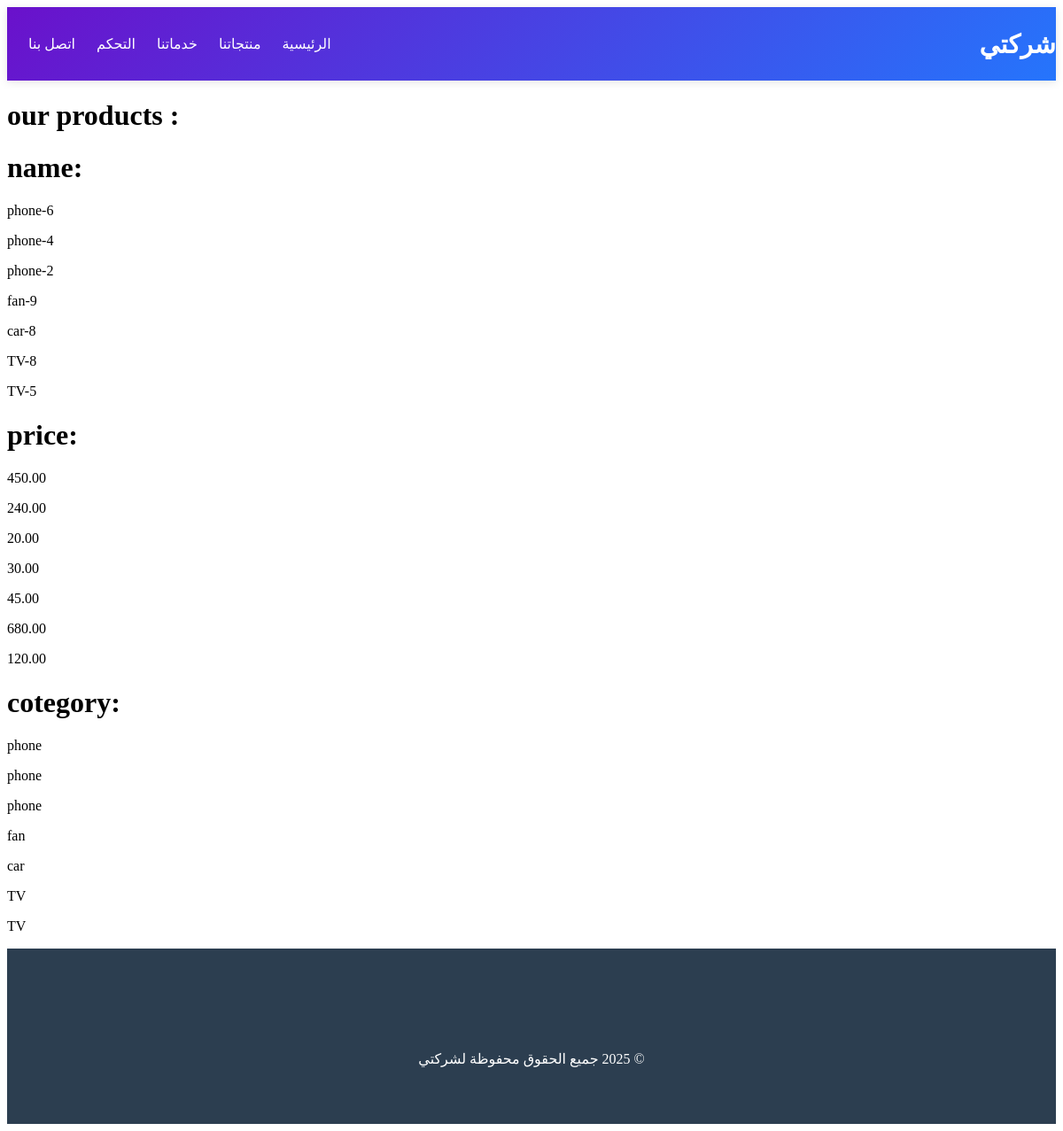
Screenshot of /products/ with the database file from the repository.
### products/models.py (models this page shows, shortened)
class Product (models.Model):
    id = models.AutoField(primary_key=True)
    name=models.CharField(max_length = 100,default = 'enter name')
    price=models.DecimalField(max_digits = 6,decimal_places=2,default = 0.0)
    image= models.ImageField(upload_to = 'photos/%y/%m/%d',default = 'photos/25/09/13/tour-list-4.png')
    content=models.TextField(null= True,blank=True)
    categories = [
        ('phone','phone'),
        ('pc','computer'),
        ('TV','TV'),
        ('car','car'),
        ('fan','fan'),
    ]
    cotegory=models.CharField(max_length = 100,verbose_name = 'category',choices = categories)
    active=models.BooleanField(default=True)
    product_time = models.OneToOneField(Time ,on_delete=models.CASCADE, null=True, blank=True)
    class Meta :
        verbose_name = 'product'
        ordering = ['-name']

### products/views.py (the view)
# urls.py: path('products/', include('products.urls')),
def products(request):
    return render(request,'products/products.html',{"pro" : Product.objects.all()})

### templates/products/products.html (shortened to what this page needs)
<!DOCTYPE html>
{% load static %}
<html lang="en" dir="rtl">
    <head>
    </head>
    <body>
        {%include 'parts/navbar.html'%}
        <div class="content" dir="ltr" >
            <h1 > our products :</h1>
            <div class="products" >
                <div class="name">
                    <h1>name:</h1>
                    {% for x in pro %}
                        <p> {{x.name}} </p>
                    {% endfor %}
                </div>
                <div class="price" >
                    <h1>price:</h1>
                    {% for x in pro %}
                        <p> {{x.price}} </p>
                    {% endfor %}
                </div>
                <div class="cotegory" >
                    <h1>cotegory:</h1>
                    {% for x in pro %}
                        <p> {{x.cotegory}} </p>
                    {% endfor %}
                </div>
            </div>
        </div>
        {%include 'parts/foter.html'%}
    </body>
</html>

### rows the page displays
Product: name "phone-6", price "450.00", cotegory "phone"
Product: name "phone-4", price "240.00", cotegory "phone"
Product: name "phone-2", price "20.00", cotegory "phone"
Product: name "fan-9", price "30.00", cotegory "fan"
Product: name "car-8", price "45.00", cotegory "car"
Product: name "TV-8", price "680.00", cotegory "TV"
Product: name "TV-5", price "120.00", cotegory "TV"
